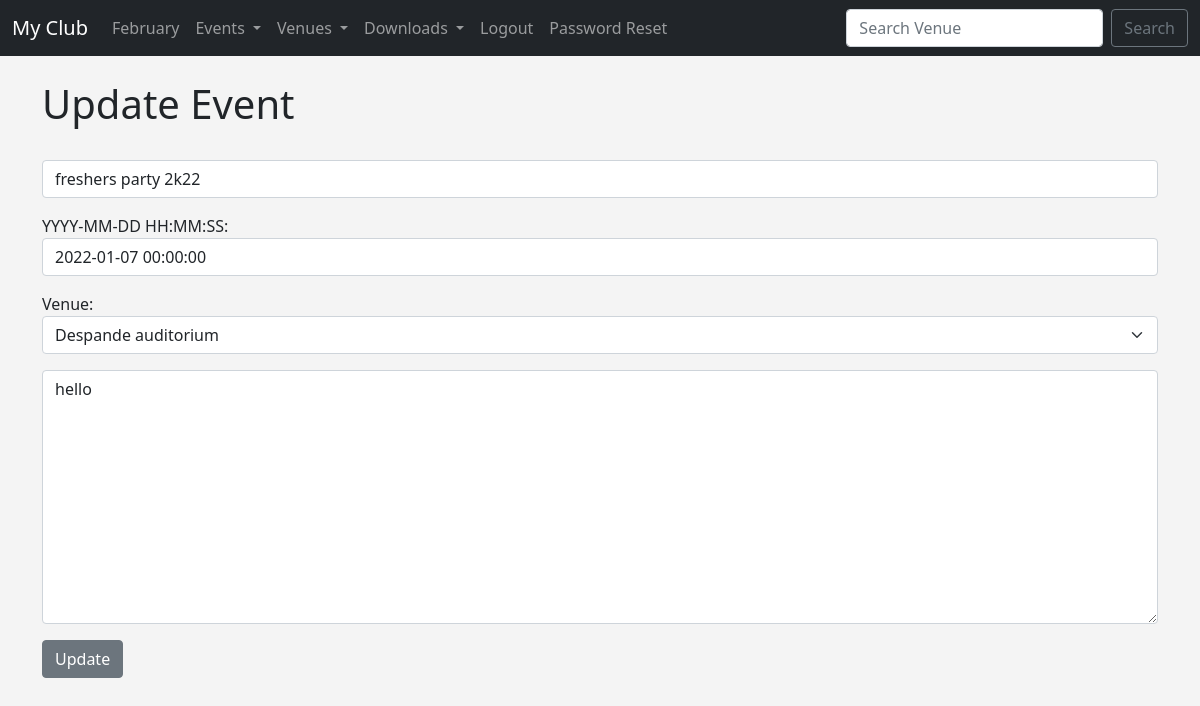
The page /update_event/8 (signed in) on the database its author committed.
### events/models.py (models this page shows, shortened)
class Event(models.Model):
    name = models.CharField('Event Name', max_length=120)
    event_date = models.DateTimeField('Event Date')
    venue = models.ForeignKey(Venue, blank=True,null=True, on_delete=models.CASCADE)
    manager = models.ForeignKey(User,blank=True,null=True,on_delete=models.SET_NULL)
    description = models.TextField(blank=True, )
    attendees = models.ManyToManyField(User,blank=True, related_name='attendees')

class Venue(models.Model):
    name = models.CharField('Venue Name', max_length=120)
    address = models.CharField(max_length=300)
    zip_code = models.CharField('Zip Code', max_length=6)
    phone = models.CharField('Contact Number', max_length=25, blank=True)
    web = models.URLField('Website Address', blank=True)
    email = models.EmailField('Email', blank=True)
    owner = models.IntegerField('Venue Owner', blank=False, default=1)
    venue_image = models.ImageField(null=True, blank=True, upload_to="images/")
    def __str__(self):
        return self.name

### events/views.py (the view)
# urls.py: path('update_event/<event_id>', update_event, name='update-event'),
def update_event(request, event_id):
    event = Event.objects.get(pk=event_id)
    if request.user.is_superuser:
        form = EventFormAdmin(request.POST or None, instance=event)
    else:
        form = EventForm(request.POST or None, instance=event)
    if form.is_valid():
        form.save()
        return redirect('list-events')
    return render(request, 'events/update_event.html',
    {"event": event, "form":form})

### events/forms.py
class EventForm(ModelForm):
    class Meta:
        model = Event
        fields = ('name','event_date','venue','description')
        labels = {
			'name': '',
			'event_date': 'YYYY-MM-DD HH:MM:SS',
			'venue': 'Venue',
			'description': '',
		}
        widgets = {
			'name': forms.TextInput(attrs={'class':'form-control', 'placeholder':'Event Name'}),
			'event_date': forms.TextInput(attrs={'class':'form-control', 'placeholder':'Event Date'}),
			'venue': forms.Select(attrs={'class':'form-select', 'placeholder':'Venue'}),
			'description': forms.Textarea(attrs={'class':'form-control', 'placeholder':'Description'}),
		}

### events/templates/events/update_event.html (shortened to what this page needs)
{% extends 'events/base.html' %}
{% block content %}
{% if user.is_authenticated %}
    {% if user == event.manager %}
        <h1>Update Event</h1>
        <br />
        <form action="" method="POSt">
            {{ form.as_p }}
            <input type="submit" value="Update" class="btn btn-secondary">
        </form>
    {% else %}
        <h2>Access Denied</h2>
        <p>only the event manager can update events</p>
    {% endif %}
{% else %}
<h1>Sorry you must login to update events</h1>
<a href="{% url 'login'%}">Login</a>
{% endif %}
{% endblock %}

### events/templates/events/base.html (style rules this page uses)
body { background: #f4f4f4; }

### rows shown on the page
Event: name "freshers party 2k22", event_date "2022-01-07 00:00:00", venue "Despande auditorium", description "hello"
